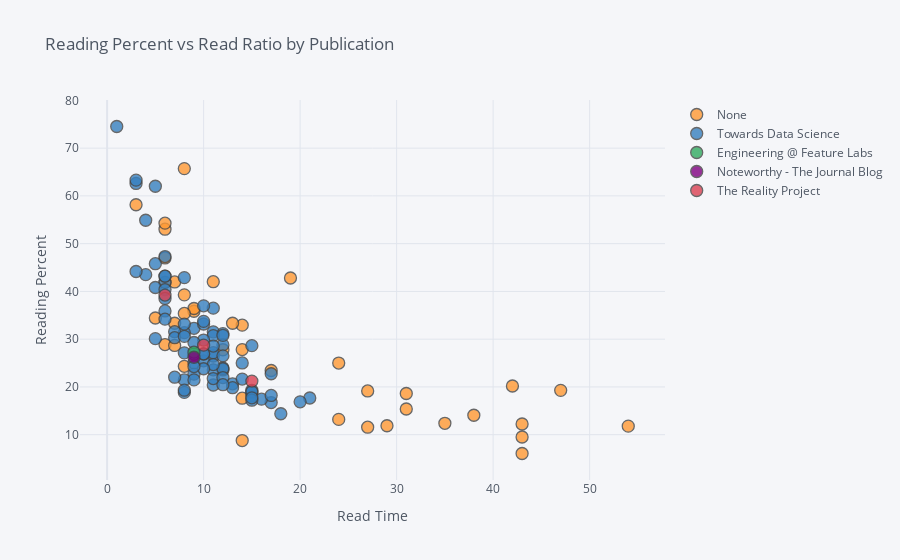

The code cell stored with this chart in its notebook:
### Code cell
#For a two-variable scatter plot colored by a third categorical variable we use:
df.iplot(x='read_time', y='read_ratio',
    # Specify the category
    categories='publication',
    xTitle='Read Time', yTitle='Reading Percent', title='Reading Percent vs Read Ratio by Publication')

### Figure 1 — Plotly figure (JSON) as saved in the notebook; plotly's stock layout.template omitted (floating-point values rounded to 4 significant figures)
{"data": [{"marker": {"color": "rgba(255, 153, 51, 1.0)", "line": {"width": 1.3}, "opacity": 0.8, "size": 12, "symbol": "circle"}, "mode": "markers", "name": "None", "textfont": {"color": "#4D5663"}, "type": "scatter", "x": [7, 14, 42, 9, 14, 47, 14, 12, 7, 17, 38, 43, 31, 12, 29, 27, 6, 31, 6, 24, 8, 11, 9, 19, 5, 6, 6, 7, 3, 6, 8, 8, 8, 54, 13, 35, 24, 43, 14, 43, 27], "y": [41.98, 32.93, 20.19, 35.85, 8.77, 19.28, 17.64, 23.55, 33.33, 23.44, 14.07, 12.24, 18.62, 27.78, 11.87, 11.57, 28.87, 15.38, 53.03, 13.2, 65.71, 42.03, 36.42, 42.81, 34.43, 41.89, 54.29, 28.68, 58.15, 47.01, 35.38, 24.31, 39.28, 11.79, 33.33, 12.38, 25, 9.52, 27.82, 6.06, 19.16]}, {"marker": {"color": "rgba(55, 128, 191, 1.0)", "line": {"width": 1.3}, "opacity": 0.8, "size": 12, "symbol": "circle"}, "mode": "markers", "name": "Towards Data Science", "textfont": {"color": "#4D5663"}, "type": "scatter", "x": [21, 17, 15, 11, 12, 14, 11, 5, 12, 6, 4, 6, 11, 6, 10, 3, 6, 12, 9, 8, 4, 11, 9, 11, 10, 11, 10, 8, 10, 12, 12, 7, 3, 15, 13, 11, 9, 12, 11, 20, 10, 14, 9, 18, 15, 6, 11, 8, 10, 3, 17, 15, 1, 16, 10, 15, 5, 8, 17, 8, 13, 10, 11, 6, 15, 9, 6, 8, 9, 7, 6, 15, 12, 8, 5, 7, 9, 5, 8, 12], "y": [17.68, 22.76, 28.64, 31.53, 23.99, 25.02, 26.48, 62.02, 31.14, 35.91, 54.9, 41.91, 30.74, 47.3, 29.82, 62.61, 43.21, 28.8, 32.28, 42.88, 43.51, 20.4, 22.68, 36.49, 36.98, 27.17, 33.18, 31.37, 33.73, 30.79, 26.51, 31.56, 63.3, 18.85, 20.65, 23.58, 25.07, 23.81, 21.75, 16.88, 25.47, 21.64, 26.89, 14.38, 18.08, 43.19, 24.69, 33.16, 26.89, 44.17, 16.73, 19.29, 74.53, 17.44, 26.93, 18.99, 40.82, 18.85, 18.21, 27.13, 19.84, 23.81, 28.56, 40.39, 17.22, 24.27, 38.53, 21.47, 21.47, 30.31, 34.19, 17.72, 21.96, 19.31, 45.8, 22.04, 29.3, 30.11, 30.59, 20.47]}, {"marker": {"color": "rgba(50, 171, 96, 1.0)", "line": {"width": 1.3}, "opacity": 0.8, "size": 12, "symbol": "circle"}, "mode": "markers", "name": "Engineering @ Feature Labs", "textfont": {"color": "#4D5663"}, "type": "scatter", "x": [9], "y": [27.28]}, {"marker": {"color": "rgba(128, 0, 128, 1.0)", "line": {"width": 1.3}, "opacity": 0.8, "size": 12, "symbol": "circle"}, "mode": "markers", "name": "Noteworthy - The Journal Blog", "textfont": {"color": "#4D5663"}, "type": "scatter", "x": [9], "y": [26.21]}, {"marker": {"color": "rgba(219, 64, 82, 1.0)", "line": {"width": 1.3}, "opacity": 0.8, "size": 12, "symbol": "circle"}, "mode": "markers", "name": "The Reality Project", "textfont": {"color": "#4D5663"}, "type": "scatter", "x": [6, 10, 15], "y": [39.23, 28.75, 21.22]}], "layout": {"legend": {"bgcolor": "#F5F6F9", "font": {"color": "#4D5663"}}, "paper_bgcolor": "#F5F6F9", "plot_bgcolor": "#F5F6F9", "title": {"font": {"color": "#4D5663"}, "text": "Reading Percent vs Read Ratio by Publication"}, "xaxis": {"gridcolor": "#E1E5ED", "showgrid": true, "tickfont": {"color": "#4D5663"}, "title": {"font": {"color": "#4D5663"}, "text": "Read Time"}, "zerolinecolor": "#E1E5ED"}, "yaxis": {"gridcolor": "#E1E5ED", "showgrid": true, "tickfont": {"color": "#4D5663"}, "title": {"font": {"color": "#4D5663"}, "text": "Reading Percent"}, "zerolinecolor": "#E1E5ED"}}}
